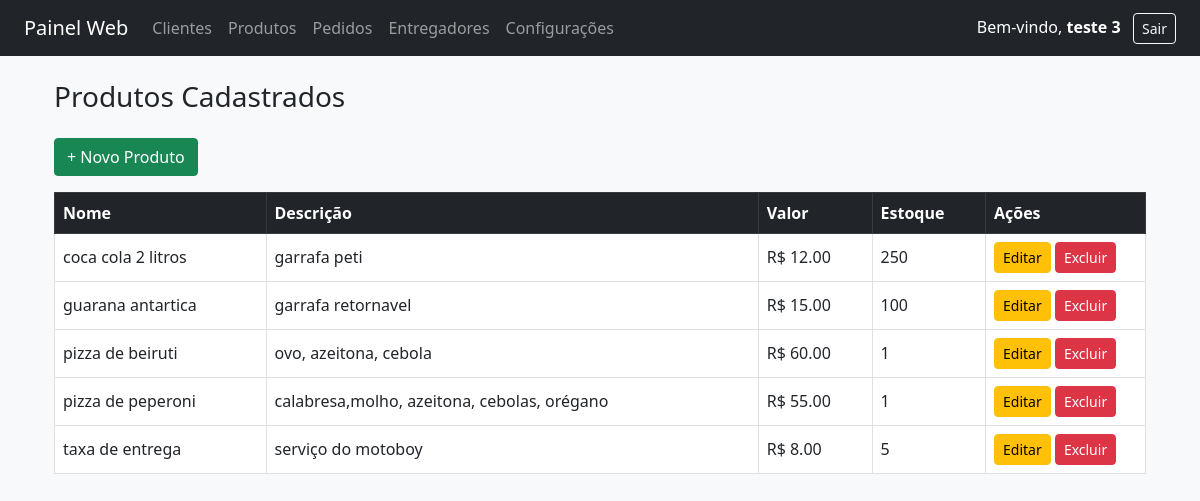
The app's page /produtos (signed in), older data.
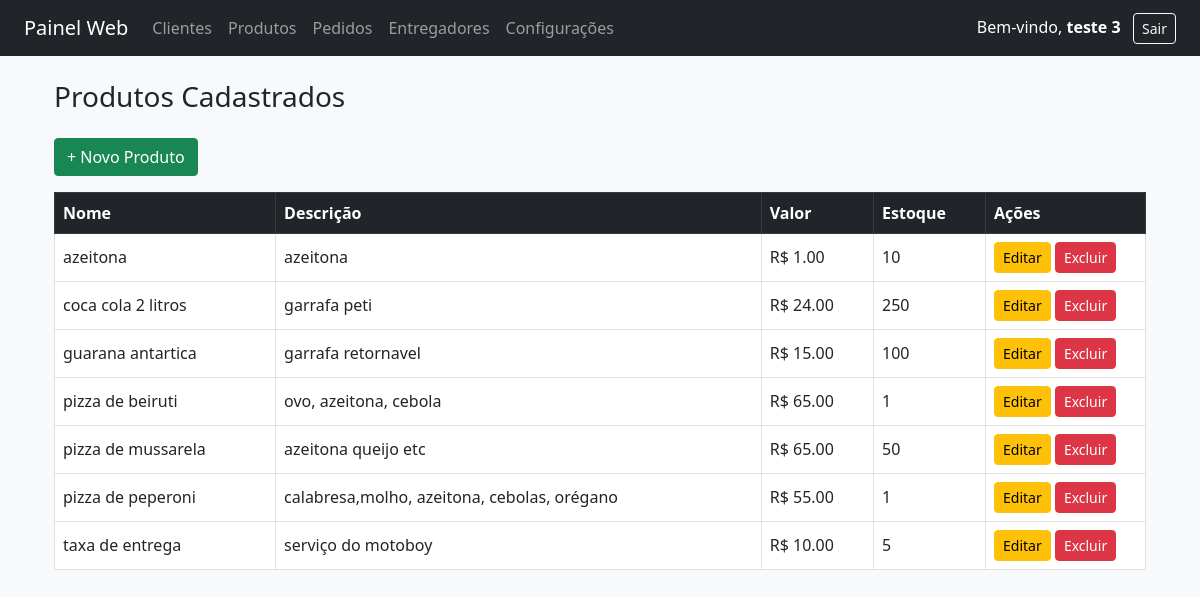
The same page, newer data.
### tables this page shows
CREATE TABLE "produtos" (
	`id`	INTEGER PRIMARY KEY AUTOINCREMENT,
	`nome`	TEXT NOT NULL,
	`descricao`	TEXT,
	`valor`	REAL NOT NULL,
	`estoque`	INTEGER NOT NULL
);

### routes/produtos.py (the view)
@bp_produtos.route("/produtos")
def listar_produtos():
    if "usuario" not in session:
        return redirect(url_for("usuarios.login"))
    con = get_conexao()
    cur = con.cursor()
    cur.execute("SELECT * FROM produtos ORDER BY nome")
    produtos = cur.fetchall()
    con.close()
    return render_template("produtos/listar_produtos.html", produtos=produtos)

### main.py (called while the page is built)
def get_config():
    try:
        con = sqlite3.connect("painel.db")
        con.row_factory = sqlite3.Row
        cur = con.cursor()
        cur.execute("SELECT * FROM configuracoes LIMIT 1")
        config = cur.fetchone()
        con.close()
        return config
    except:
        return {}

@app.context_processor
def inject_config():
    config = get_config()
    return dict(config=config)

### routes/produtos.py (called while the page is built)
def get_conexao():
    con = sqlite3.connect(DB)
    con.row_factory = sqlite3.Row
    return con

### templates/produtos/listar_produtos.html (shortened to what this page needs)
{% extends "base.html" %}
{% block conteudo %}
<div class="container mt-4">
  <h3 class="mb-4">Produtos Cadastrados</h3>
  <a href="{{ url_for('produtos.cadastro_produto') }}" class="btn btn-success mb-3">+ Novo Produto</a>
  <table class="table table-bordered table-hover">
    <thead class="table-dark">
      <tr>
        <th>Nome</th>
        <th>Descrição</th>
        <th>Valor</th>
        <th>Estoque</th>
        <th style="width: 160px;">Ações</th>
      </tr>
    </thead>
    <tbody>
      {% for produto in produtos %}
      <tr>
        <td>{{ produto['nome'] }}</td>
        <td>{{ produto['descricao'] }}</td>
        <td>R$ {{ "%.2f"|format(produto['valor']) }}</td>
        <td>{{ produto['estoque'] }}</td>
        <td>
          <a href="{{ url_for('produtos.editar_produto', id=produto['id']) }}" class="btn btn-warning btn-sm">Editar</a>
          <a href="{{ url_for('produtos.excluir_produto', id=produto['id']) }}" class="btn btn-danger btn-sm"
             onclick="return confirm('Deseja realmente excluir este produto?')">Excluir</a>
        </td>
      </tr>
      {% else %}
      <tr>
        <td colspan="5" class="text-center">Nenhum produto cadastrado.</td>
      </tr>
      {% endfor %}
    </tbody>
  </table>
</div>
{% endblock %}

### templates/base.html (shortened to what this page needs)
<!DOCTYPE html>
<html lang="pt-br">
<head>
  <link href="https://cdn.jsdelivr.net/npm/bootstrap@5.3.0/dist/css/bootstrap.min.css" rel="stylesheet">
  <link href="{{ url_for('static', filename='style.css') }}" rel="stylesheet">
</head>
<body class="bg-light">
{% if session.get("usuario") %}
<nav class="navbar navbar-expand-lg navbar-dark bg-dark px-4">
  <a class="navbar-brand" href="{{ url_for('inicio.menu') }}">Painel Web</a>
  <div class="collapse navbar-collapse" id="navbarNav">
    <ul class="navbar-nav me-auto mb-2 mb-lg-0">
      <li class="nav-item"><a class="nav-link" href="{{ url_for('clientes.listar_clientes') }}">Clientes</a></li>
      <li class="nav-item"><a class="nav-link" href="{{ url_for('produtos.listar_produtos') }}">Produtos</a></li>
      <li class="nav-item"><a class="nav-link" href="{{ url_for('pedidos.listar_pedidos') }}">Pedidos</a></li>
      <li class="nav-item"><a class="nav-link" href="{{ url_for('entregadores.listar_entregadores') }}">Entregadores</a></li>
      <li class="nav-item"><a class="nav-link" href="{{ url_for('configuracoes.configuracoes') }}">Configurações</a></li>
    </ul>
    <div class="ms-auto text-white">
      Bem-vindo, <strong>{{ session.get('usuario_nome', 'Usuário') }}</strong> &nbsp;
      <a href="{{ url_for('usuarios.logout') }}" class="btn btn-sm btn-outline-light">Sair</a>
    </div>
  </div>
</nav>
{% endif %}
<div class="container mt-4">
  {% block conteudo %}{% endblock %}
</div>
</body>
</html>

### static/style.css (style rules this page uses)
body { font-family: 'Segoe UI', sans-serif; }
.table th, .table td { vertical-align: middle; }
.btn { border-radius: 4px; }

Row changes from the older to the newer data that the page shows:
added produtos: nome "azeitona", descricao "azeitona", valor "1.00", estoque "10"
changed produtos "coca cola 2 litros": valor "12.00" → "24.00"
changed produtos "pizza de beiruti": valor "60.00" → "65.00"
added produtos: nome "pizza de mussarela", descricao "azeitona queijo etc", valor "65.00", estoque "50"
changed produtos "taxa de entrega": valor "8.00" → "10.00"
